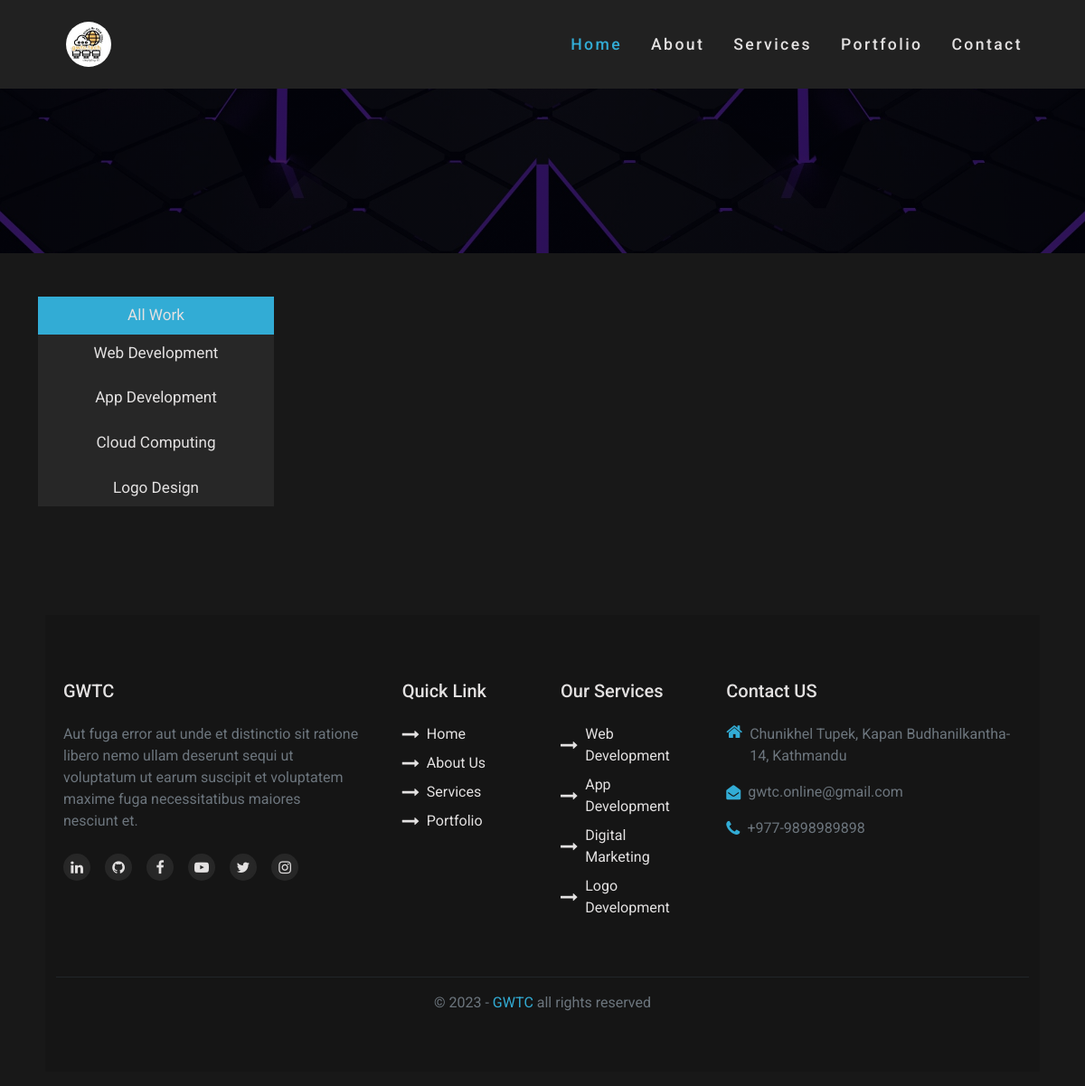
Before: /our-works/ with the older database file.
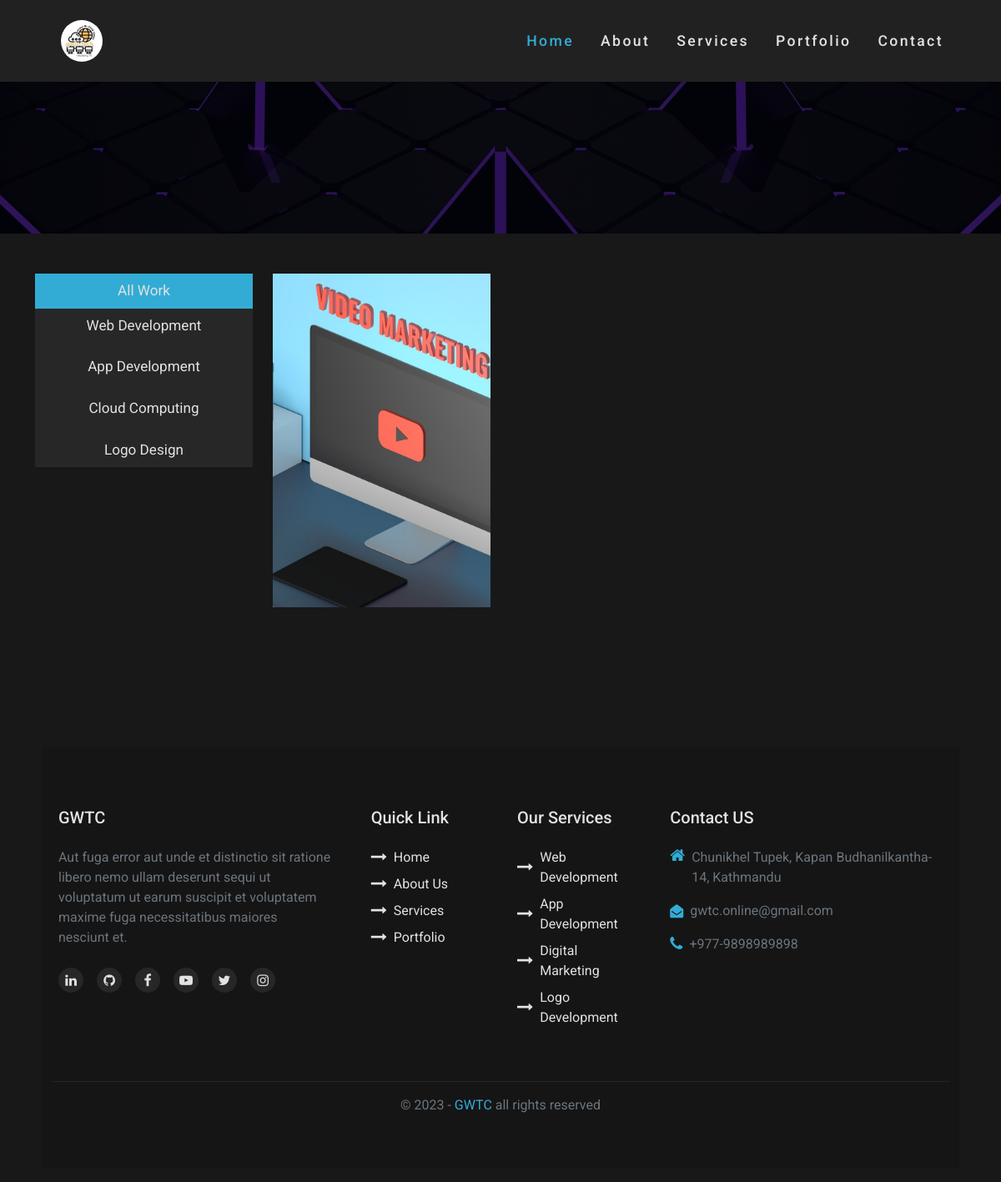
After: the same page with the newer database file.
### gwtc/models.py (models this page shows, shortened)
class Portfolio(models.Model):
    portfolio = models.CharField(max_length=50)
    description = models.CharField(max_length=100)
    image = models.ImageField(upload_to=get_file_path)
    published_at = models.DateField(auto_now_add=True)
    category = models.ForeignKey(PortfolioCategory, on_delete=models.CASCADE)

### gwtc/views.py (the view)
# urls.py: path('our-works/', views.PortfolioView.as_view(), name='portfolio'),
class PortfolioView(generic.ListView):
    template_name = 'portfolio/portfolio.html'
    def get(self, request, *args, **kwargs):
        portfolio = Portfolio.objects.all()
        context = {
            'portfolio' : portfolio,
        }
        return render(request, self.template_name, context)

### templates/portfolio/portfolio.html (shortened to what the changed rows need)
{% extends 'base/base.html' %}
{% load static %}
{% block content %}
<div class="container-fluid px-0 mx-0 main_section">
    <div class="container col-lg-11 py-5 portfolio">
        <div class="row">
            <div class="col-lg-9 col-md-8 mb-4">
                <div class="tab-content" id="v-pills-tabContent">
                    <div class="tab-pane fade show active" id="v-pills-home" role="tabpanel"
                        aria-labelledby="v-pills-home-tab" tabindex="0">
                        <div class="row mb-4">
                            {% for port_work in portfolio %}
                                <div class="col-lg-4 col-md-12 mb-4 our_portfolio">
                                    <div class="p-0">
                                        <div class="project_box">
                                            <img src="{{ port_work.image.url }}" alt="" class="project img-fluid">
                                        </div>
                                    </div>
                                </div>
                            {% endfor %}
                        </div>
                    </div>
                </div>
            </div>
        </div>
    </div>
</div>
{% endblock content %}

Changed rows visible on the page:
added Portfolio: image (picture)
